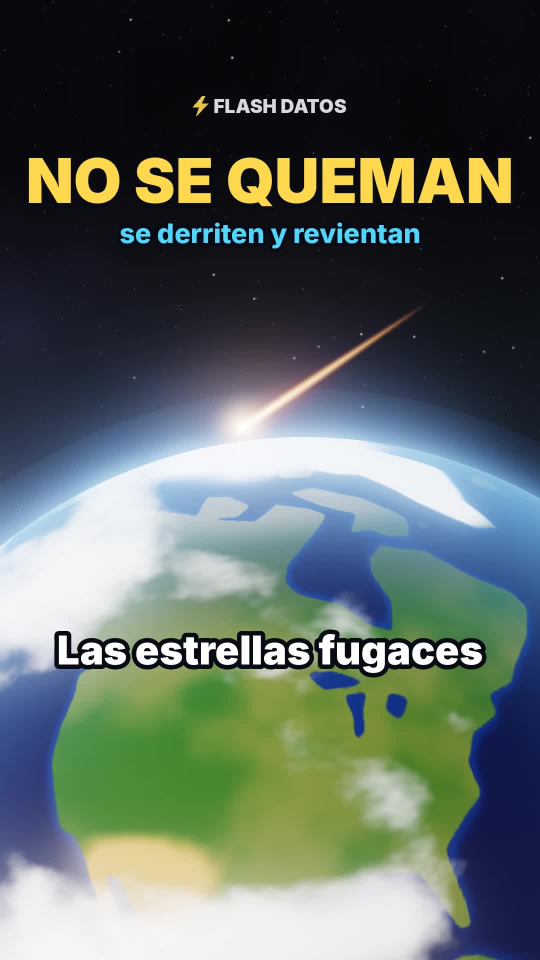
#> input picture videos/11-meteoros-no-se-queman/portada.jpg, 1080 x 1920 px (shown at 1/2 size)
$ python -i escena.py   (imports and definitions only)
#> lines starting #> are read from the running program, lines starting #| are printed output that depends on the picture
### motor/noise.py
import numpy as np
rng = np.random.default_rng(7)
PERM = rng.permutation(256)
P = np.concatenate([PERM, PERM]).astype(np.int64)
VALS = rng.random(256)


def _hash(ix, iy, iz):
    return VALS[P[P[P[ix & 255] + (iy & 255)] + (iz & 255)]]


def vnoise(x, y, z):
    xi, yi, zi = np.floor(x).astype(np.int64), np.floor(y).astype(np.int64), np.floor(z).astype(np.int64)
    xf, yf, zf = x - xi, y - yi, z - zi
    u, v, w = xf * xf * (3 - 2 * xf), yf * yf * (3 - 2 * yf), zf * zf * (3 - 2 * zf)
    c000 = _hash(xi, yi, zi); c100 = _hash(xi + 1, yi, zi)
    c010 = _hash(xi, yi + 1, zi); c110 = _hash(xi + 1, yi + 1, zi)
    c001 = _hash(xi, yi, zi + 1); c101 = _hash(xi + 1, yi, zi + 1)
    c011 = _hash(xi, yi + 1, zi + 1); c111 = _hash(xi + 1, yi + 1, zi + 1)
    x00 = c000 + u * (c100 - c000); x10 = c010 + u * (c110 - c010)
    x01 = c001 + u * (c101 - c001); x11 = c011 + u * (c111 - c011)
    y0 = x00 + v * (x10 - x00); y1 = x01 + v * (x11 - x01)
    return y0 + w * (y1 - y0)


def fbm(x, y, z, octaves=5, lac=2.0, gain=0.5, seed=0.0):
#> called with octaves = 5, lac = 2, gain = 0.5, seed = 40
    tot, amp, norm, f = 0.0, 1.0, 0.0, 1.0
    for o in range(octaves):
        off = seed * 17.31 + o * 31.7
        tot = tot + amp * vnoise(x * f + off, y * f - off * 0.7, z * f + off * 1.3)
        norm += amp; amp *= gain; f *= lac
    return tot / norm


def smooth(a, b, x):
    t = np.clip((x - a) / (b - a), 0, 1)
    return t * t * (3 - 2 * t)


def mix(a, b, t):
    t = t[..., None]
    return np.asarray(a) * (1 - t) + np.asarray(b) * t

### videos/11-meteoros-no-se-queman/escena.py
"""Flash Datos · video 11: las estrellas fugaces no se queman, se derriten y revientan.

Escena nueva: roca espacial con relieve propio (esfera deformada con ruido y cráteres, trazada con
raymarching), capa de choque de aire incandescente, estela, gotas de roca fundida que se desprenden,
fragmentación en pedazos con destellos (el último, rojo), vuelo oscuro de los meteoritos con costra
de fusión, y cielos nocturnos con lluvias de meteoros saliendo de su radiante (Táuridas y Leónidas).

Uso:
  python3 escena.py test 1 5 12 ...       -> PNG de prueba en frames_test/
  python3 escena.py chunk <ini> <fin> <out>
  python3 escena.py info
"""
import json, math, os, subprocess, sys
import numpy as np
from PIL import Image, ImageDraw, ImageFont
from scipy.ndimage import gaussian_filter, zoom as ndzoom

BASE = os.path.dirname(os.path.abspath(__file__))
sys.path.insert(0, BASE)
from noise import fbm

W, H, FPS = 1080, 1920, 30
TY = math.tan(math.radians(20)); TX = TY * W / H
PIX = 2 * TY / H

xs = ((np.arange(W) + 0.5) / W * 2 - 1) * TX
ys = (1 - (np.arange(H) + 0.5) / H * 2) * TY
DX, DY = np.meshgrid(xs, ys)
NRM = np.sqrt(DX * DX + DY * DY + 1)
DIRS = np.stack([DX / NRM, DY / NRM, -1 / NRM], axis=-1).astype(np.float64)

# [1 line not run here, left out]


def lin(c):
    return np.asarray(c, dtype=np.float32) ** 2.2


def smooth(a, b, x):
    t = np.clip((x - a) / (b - a), 0, 1)
    return t * t * (3 - 2 * t)


def ease(s):
    s = min(max(s, 0.0), 1.0)
    return s * s * s * (s * (6 * s - 15) + 10)


def ease_out(s):
    s = min(max(s, 0.0), 1.0)
    return 1 - (1 - s) ** 3


def lerp(a, b, s):
    return np.asarray(a, float) * (1 - s) + np.asarray(b, float) * s


# [24 lines left out: functions sample, rot_y, rot_x, not called in this run]


def latlon(v):
    return np.arcsin(np.clip(v[..., 1], -1, 1)), np.arctan2(v[..., 0], v[..., 2])


# [6 lines left out: function rotm, not called in this run]


# [1 line not run here, left out]
# [1 line that did not run here, left out]


# ---------------- fondo: Vía Láctea tenue en diagonal ----------------
def make_background(seed=10, band=True):
    rng = np.random.default_rng(seed)
    bg = np.zeros((H, W, 3), np.float32)
    n = 2200
    x = rng.integers(0, W, n); y = rng.integers(0, H, n)
    inten = 0.02 + 0.45 * rng.random(n) ** 7
    tint = rng.random(n)
    col = np.stack([0.80 + 0.2 * tint, 0.86 + 0.06 * tint, 1.0 - 0.25 * tint], -1)
    np.add.at(bg, (y, x), col * inten[:, None])
    bg = gaussian_filter(bg, (0.6, 0.6, 0))
    big = np.zeros_like(bg)
    m = 45
    bx = rng.integers(0, W, m); by = rng.integers(0, H, m)
    np.add.at(big, (by, bx), np.array([1.0, 0.95, 0.9]) * (1.5 + 3 * rng.random(m))[:, None])
    bg += gaussian_filter(big, (1.3, 1.3, 0))
    gy, gx = np.mgrid[0:120, 0:68] / 40.0
    neb = fbm(gx, gy, np.full_like(gx, 3.1), 5, seed=seed + 30)
    neb = ndzoom(neb, (H / 120, W / 68), order=1)
    neb = np.clip((neb - 0.42) * 2.2, 0, 1) ** 1.5
    if band:
        yy, xx = np.mgrid[0:H, 0:W]
        dband = np.abs((yy - 0.55 * H) - 0.9 * (xx - 0.5 * W)) / H
        neb = neb * (0.35 + 1.3 * np.exp(-(dband / 0.16) ** 2))
    bg += neb[..., None] * np.array([0.020, 0.018, 0.042], np.float32)
    return bg


BG = make_background()


# ---------------- cámara ----------------
class Cam:
    # [7 lines left out: function __init__, not called in this run]

    def dirs(self, y0, y1, x0, x1):
        d = DIRS[y0:y1, x0:x1]
        return d[..., 0:1] * self.r + d[..., 1:2] * self.u + (-d[..., 2:3]) * self.f

    # [75 lines left out: functions proj, draw_earth, glow, not called in this run]


def bloom(img):
    small = img[::4, ::4]
    br = np.clip(small - 0.85, 0, None)
    g = gaussian_filter(br, (5, 5, 0)) * 0.55 + gaussian_filter(br, (22, 22, 0)) * 0.8 + gaussian_filter(br, (60, 60, 0)) * 0.45
    return img + ndzoom(g, (4, 4, 1), order=1)[:H, :W]


# [4 lines left out: function tonemap, not called in this run]


# ---------------- cielo nocturno con horizonte ----------------
def make_sky(seed, top, horizon, ground_y=1560, stars=1.0):
    rng = np.random.default_rng(seed)
    yy = np.linspace(0, 1, H)[:, None, None]
    sky = lin(top) * (1 - yy ** 1.6) + lin(horizon) * yy ** 1.6
    sky = np.broadcast_to(sky, (H, W, 3)).astype(np.float32).copy()
    sky += BG * stars * np.clip(1.2 - np.linspace(0, 1, H)[:, None, None] * 1.1, 0, 1)
    # montañas en silueta (perfil 1D de ruido)
    xs_ = np.arange(W) / W * 6.0
    prof = fbm(xs_, np.full_like(xs_, 1.7), np.full_like(xs_, seed * 0.37), 5, seed=seed)
    prof = (prof - prof.min()) / (prof.max() - prof.min() + 1e-9)
    gy = ground_y - prof * 230
    rows = np.arange(H)[:, None]
    m = np.clip(rows - gy[None, :] + 0.5, 0, 1)[..., None]
    sky = sky * (1 - m) + lin((0.015, 0.018, 0.03)) * m
    return sky


SKY_N = make_sky(21, (0.02, 0.03, 0.09), (0.10, 0.08, 0.20))
SKY_T = make_sky(33, (0.015, 0.025, 0.08), (0.16, 0.07, 0.12))
SKY_L = make_sky(44, (0.01, 0.02, 0.07), (0.05, 0.10, 0.18))
yy_ = np.linspace(0, 1, H)[:, None, None]
SKY_DAY = (lin((0.16, 0.30, 0.58)) * (1 - yy_) + lin((0.62, 0.72, 0.85)) * yy_).astype(np.float32) * np.ones((1, W, 3), np.float32)
SKY_HI = (lin((0.004, 0.006, 0.02)) * (1 - yy_ ** 1.3) + lin((0.05, 0.07, 0.20)) * yy_ ** 1.3).astype(np.float32) + BG * 0.6


# [11 lines left out: function streak, not called in this run]


class Meteor:
    # [28 lines left out: functions __init__, draw, meteor_list, not called in this run]


# ---------------- roca: esfera deformada con raymarching ----------------
def make_rock_tex(seed, th=128, tw=256):
#> called with seed = 3, th = 128, tw = 256
    lat = (0.5 - (np.arange(th) + 0.5) / th) * np.pi
    lon = ((np.arange(tw) + 0.5) / tw * 2 - 1) * np.pi
    LO, LA = np.meshgrid(lon, lat)
    x = np.cos(LA) * np.sin(LO); y = np.sin(LA); z = np.cos(LA) * np.cos(LO)
    h = fbm(x * 1.4 + 5, y * 1.4, z * 1.4, 6, seed=seed)
    h = (h - h.min()) / (h.max() - h.min())
    # cráteres suaves
    rng = np.random.default_rng(seed)
    for _ in range(7):
        c = rng.normal(size=3); c /= np.linalg.norm(c)
        dd = np.arccos(np.clip(x * c[0] + y * c[1] + z * c[2], -1, 1))
        rr = rng.uniform(0.18, 0.4)
        h -= 0.25 * np.exp(-(dd / rr) ** 2) - 0.1 * np.exp(-((dd - rr) / (rr * 0.3)) ** 2)
    h = (h - h.min()) / (h.max() - h.min())
    det = fbm(x * 9 + 2, y * 9, z * 9, 3, seed=seed + 9)
    det = (det - det.min()) / (det.max() - det.min())
    return h.astype(np.float32), det.astype(np.float32)


ROCK_TEX = [make_rock_tex(s) for s in (3, 8, 13, 21)]
ELL = np.array([1.0, 0.80, 0.90])
ROCK_COL = lin((0.40, 0.36, 0.31))
CRUST = lin((0.07, 0.06, 0.055))
FIRE = lin((1.0, 0.42, 0.10))
HOT = lin((1.0, 0.86, 0.60))


# [133 lines left out: functions rock_sdf, draw_rock, basis, shock, wake, not called in this run]


DROP_RNG = np.random.default_rng(77)
DROPS = DROP_RNG.uniform(0, 1, (260, 4))


# [18 lines left out: function droplets, not called in this run]


AIR = np.random.default_rng(91).uniform(-1, 1, (180, 3)) * np.array([14, 9, 6])


# [15 lines left out: function air_lines, not called in this run]

# ---------------- línea de tiempo ----------------
# [1 line not run here, left out]
# [1 line that did not run here, left out]
# [1 line that did not run here, left out]
# [1 line that did not run here, left out]
# [1 line that did not run here, left out]
# [1 line that did not run here, left out]
# [1 line that did not run here, left out]
# [1 line that did not run here, left out]
# [1 line that did not run here, left out]
# [1 line that did not run here, left out]
# [1 line that did not run here, left out]
# [1 line that did not run here, left out]
# [1 line that did not run here, left out]
# [1 line that did not run here, left out]
# [1 line that did not run here, left out]
# [1 line that did not run here, left out]
# [1 line that did not run here, left out]
# [1 line that did not run here, left out]
# [1 line that did not run here, left out]
# [1 line that did not run here, left out]
TAU_RAD = (780, 600)
LEO_RAD = (300, 640)
# [2 lines that did not run here, left out]
# [1 line that did not run here, left out]
# [1 line that did not run here, left out]


# [6 lines left out: function scene, not called in this run]

# ---------------- textos ----------------
FD = os.path.join(BASE, "fonts", "")
_fc = {}


# [5 lines left out: function font, not called in this run]


YELLOW = (255, 216, 77); CYAN = (79, 216, 255); WHITE = (255, 255, 255); RED = (255, 90, 70); GREEN = (120, 255, 160)
HL_WORDS = set()


# [15 lines left out: function groups_for_part, not called in this run]


CAPS = []
# [6 lines not run here, left out]


# [34 lines left out: functions is_hl, draw_caption, fade, not called in this run]


def txt(d, xy, s, size, col, A, fn="Inter-Black.otf", sw=8, anchor="mm"):
    d.text(xy, s, font=font(fn, size), fill=col + (A,), anchor=anchor, stroke_width=sw, stroke_fill=(8, 10, 20, A))


# [13 lines left out: function draw_label, not called in this run]


def bolt(cx, cy, s):
    pts = [(0.58, 0.0), (0.12, 0.56), (0.44, 0.56), (0.30, 1.0), (0.88, 0.38), (0.55, 0.38), (0.74, 0.0)]
    return [(cx + (px - 0.5) * s, cy + (py - 0.5) * s) for px, py in pts]


# [51 lines left out: functions draw_watermark, marker, draw_endcard, flash_alpha, mass_bar, not called in this run]


# ---------------- escenas ----------------
# [1 line not run here, left out]


def limb_cam(t, k):
    return Cam((0.0, 0.55 - 0.03 * k, 2.9), (0.0, 0.92, 0.0), roll=0.08)


# [24 lines left out: function fireball_over_earth, not called in this run]


def sc_hook(img, layer, t):
    return fireball_over_earth(img, layer, t, 0.15, FL[0], HK_BURST)


# [22 lines left out: functions sc_cielo, rock_state, roca_cam, not called in this run]


FRAGS1 = [(np.array([0.1, 1.0, 0.3]), 0.56, 0), (np.array([0.2, -0.8, 0.6]), 0.50, 1), (np.array([-0.1, -0.2, -1.0]), 0.44, 2)]


# [49 lines left out: functions fragments, sc_roca, not called in this run]


CA_ROCKS = [((-1.1, 1.2, 0.0), 0.55, 1), ((1.0, 1.7, -1.0), 0.46, 2), ((1.2, 0.3, 0.8), 0.38, 3), ((-0.6, -0.2, 1.4), 0.32, 0)]


# [21 lines left out: functions sc_caida, sky_with_radiant, not called in this run]


def sc_tauridas(img, layer, t):
    sky_with_radiant(img, t, SKY_T, MET_TAU)
    return None, dict(rx=TAU_RAD[0], ry=TAU_RAD[1])


def sc_leonidas(img, layer, t):
    sky_with_radiant(img, t, SKY_L, MET_LEO)
    return None, dict(rx=LEO_RAD[0], ry=LEO_RAD[1])


def sc_cierre(img, layer, t):
    return fireball_over_earth(img, layer, t, FL[5], CARD, CI_BURST)


SCENES = {"hook": sc_hook, "cielo": sc_cielo, "roca": sc_roca, "caida": sc_caida, "tauridas": sc_tauridas, "leonidas": sc_leonidas, "cierre": sc_cierre}


# [55 lines left out: functions overlays, render, not called in this run]


# [20 lines not run here, left out]

>>> import cv2
>>> picture = cv2.imread('portada.jpg', cv2.IMREAD_GRAYSCALE)
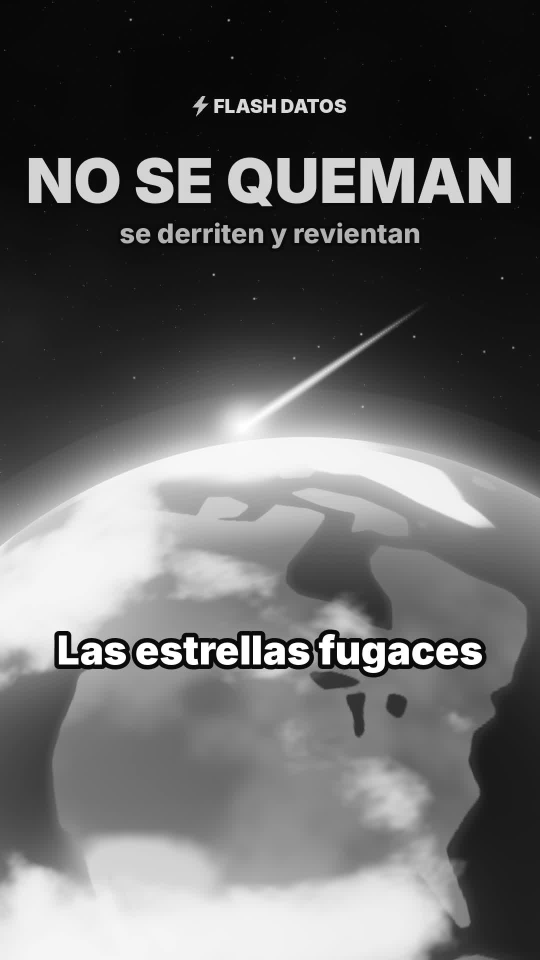
#> picture: shape (1920, 1080) (shown at 1/2 size); min 0, max 255, mean 100.2
>>> result = bloom(picture)
#> in bloom, `small = img[::4, ::4]`:
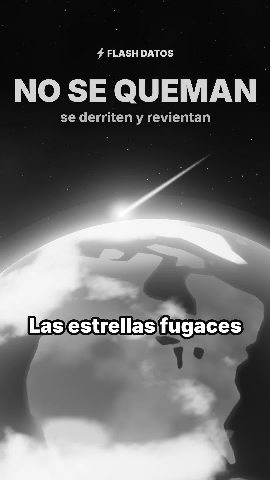
#> small: shape (480, 270); min 0, max 255, mean 100.2
#> (the run stopped early here; a loop or call above may not have finished)
